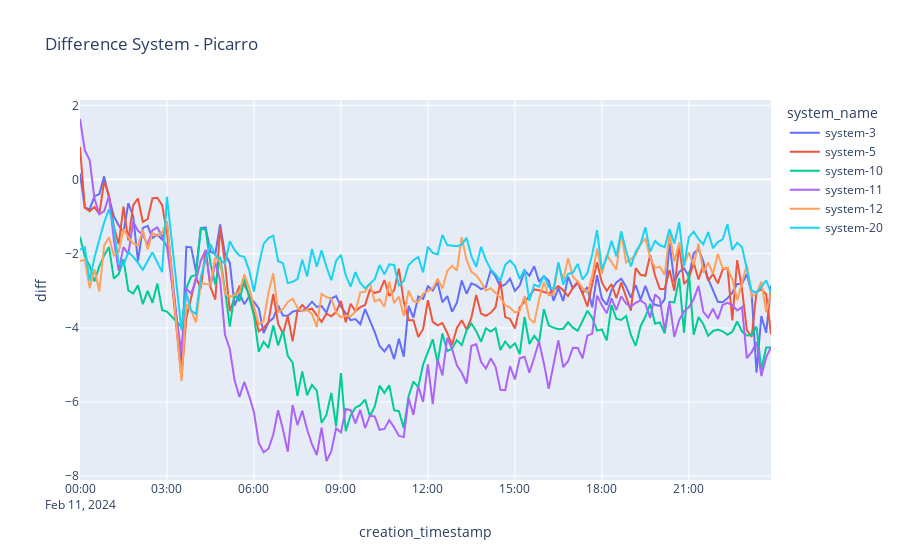
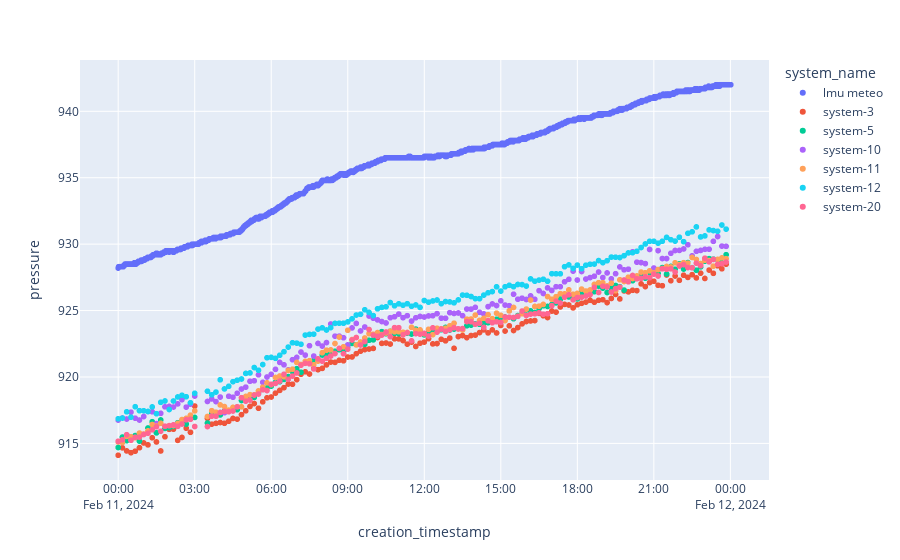
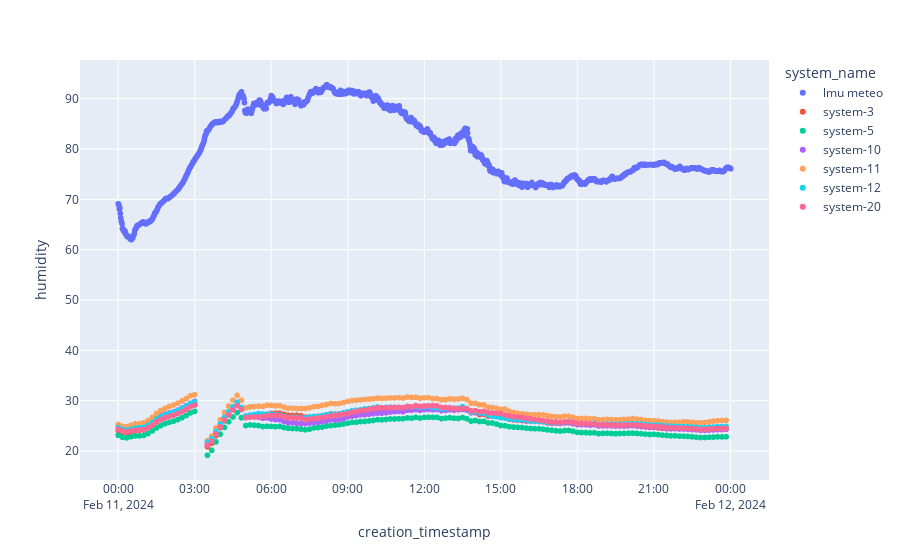

Notebook code cell kept with these figures, in order:
### Markdown cell above
Let's analyse the dates 03.01, 28.01, 05.02

Maintenance dates:
12.01 Integration of new calibration bottles 3,6,11,13 + check on already installed bottles
05.02 New inlets in the afternoon
13.02 (Upgrade inlets 10:30 - 12:00 local time)

### Code cell
start_date = datetime(2024, 2, 11, 00, 00, 00).replace(tzinfo=timezone.utc)
end_date = datetime(2024, 2, 11, 23, 59, 59).replace(tzinfo=timezone.utc)

system_ids = [3,5, 10,11,12,20]

df_lmu = get_lmu_data(start_time="2024-02-11T00-00-00", end_time= "2024-02-11T23-59-59")
plot_diff_all_systems(start_date, end_date, system_ids, df_lmu)

### Figure 1 — Plotly figure (JSON) as saved in the notebook; plotly's stock layout.template omitted (floating-point values rounded to 4 significant figures; data arrays with more than 128 entries replaced by an {"elided": "..."} marker saying what was removed)
{"data": [{"hovertemplate": "system_name=system-3<br>creation_timestamp=%{x}<br>diff=%{y}<extra></extra>", "legendgroup": "system-3", "line": {"color": "#636efa", "dash": "solid"}, "marker": {"symbol": "circle"}, "mode": "lines", "name": "system-3", "orientation": "v", "showlegend": true, "type": "scatter", "x": {"elided": "142 str values"}, "xaxis": "x", "y": {"elided": "142 float values"}, "yaxis": "y"}, {"hovertemplate": "system_name=system-5<br>creation_timestamp=%{x}<br>diff=%{y}<extra></extra>", "legendgroup": "system-5", "line": {"color": "#EF553B", "dash": "solid"}, "marker": {"symbol": "circle"}, "mode": "lines", "name": "system-5", "orientation": "v", "showlegend": true, "type": "scatter", "x": {"elided": "142 str values"}, "xaxis": "x", "y": {"elided": "142 float values"}, "yaxis": "y"}, {"hovertemplate": "system_name=system-10<br>creation_timestamp=%{x}<br>diff=%{y}<extra></extra>", "legendgroup": "system-10", "line": {"color": "#00cc96", "dash": "solid"}, "marker": {"symbol": "circle"}, "mode": "lines", "name": "system-10", "orientation": "v", "showlegend": true, "type": "scatter", "x": {"elided": "142 str values"}, "xaxis": "x", "y": {"elided": "142 float values"}, "yaxis": "y"}, {"hovertemplate": "system_name=system-11<br>creation_timestamp=%{x}<br>diff=%{y}<extra></extra>", "legendgroup": "system-11", "line": {"color": "#ab63fa", "dash": "solid"}, "marker": {"symbol": "circle"}, "mode": "lines", "name": "system-11", "orientation": "v", "showlegend": true, "type": "scatter", "x": {"elided": "142 str values"}, "xaxis": "x", "y": {"elided": "142 float values"}, "yaxis": "y"}, {"hovertemplate": "system_name=system-12<br>creation_timestamp=%{x}<br>diff=%{y}<extra></extra>", "legendgroup": "system-12", "line": {"color": "#FFA15A", "dash": "solid"}, "marker": {"symbol": "circle"}, "mode": "lines", "name": "system-12", "orientation": "v", "showlegend": true, "type": "scatter", "x": {"elided": "142 str values"}, "xaxis": "x", "y": {"elided": "142 float values"}, "yaxis": "y"}, {"hovertemplate": "system_name=system-20<br>creation_timestamp=%{x}<br>diff=%{y}<extra></extra>", "legendgroup": "system-20", "line": {"color": "#19d3f3", "dash": "solid"}, "marker": {"symbol": "circle"}, "mode": "lines", "name": "system-20", "orientation": "v", "showlegend": true, "type": "scatter", "x": {"elided": "142 str values"}, "xaxis": "x", "y": {"elided": "142 float values"}, "yaxis": "y"}], "layout": {"legend": {"title": {"text": "system_name"}, "tracegroupgap": 0}, "title": {"text": "Difference System - Picarro"}, "xaxis": {"anchor": "y", "domain": [0, 1], "title": {"text": "creation_timestamp"}}, "yaxis": {"anchor": "x", "domain": [0, 1], "title": {"text": "diff"}}}}

### Figure 2 — Plotly figure (JSON) as saved in the notebook; plotly's stock layout.template omitted (floating-point values rounded to 4 significant figures; data arrays with more than 128 entries replaced by an {"elided": "..."} marker saying what was removed)
{"data": [{"hovertemplate": "system_name=lmu meteo<br>creation_timestamp=%{x}<br>pressure=%{y}<extra></extra>", "legendgroup": "lmu meteo", "marker": {"color": "#636efa", "symbol": "circle"}, "mode": "markers", "name": "lmu meteo", "showlegend": true, "type": "scattergl", "x": {"elided": "1417 str values"}, "xaxis": "x", "y": {"elided": "1417 float values"}, "yaxis": "y"}, {"hovertemplate": "system_name=system-3<br>creation_timestamp=%{x}<br>pressure=%{y}<extra></extra>", "legendgroup": "system-3", "marker": {"color": "#EF553B", "symbol": "circle"}, "mode": "markers", "name": "system-3", "showlegend": true, "type": "scattergl", "x": {"elided": "142 str values"}, "xaxis": "x", "y": {"elided": "142 float values"}, "yaxis": "y"}, {"hovertemplate": "system_name=system-5<br>creation_timestamp=%{x}<br>pressure=%{y}<extra></extra>", "legendgroup": "system-5", "marker": {"color": "#00cc96", "symbol": "circle"}, "mode": "markers", "name": "system-5", "showlegend": true, "type": "scattergl", "x": {"elided": "142 str values"}, "xaxis": "x", "y": {"elided": "142 float values"}, "yaxis": "y"}, {"hovertemplate": "system_name=system-10<br>creation_timestamp=%{x}<br>pressure=%{y}<extra></extra>", "legendgroup": "system-10", "marker": {"color": "#ab63fa", "symbol": "circle"}, "mode": "markers", "name": "system-10", "showlegend": true, "type": "scattergl", "x": {"elided": "142 str values"}, "xaxis": "x", "y": {"elided": "142 float values"}, "yaxis": "y"}, {"hovertemplate": "system_name=system-11<br>creation_timestamp=%{x}<br>pressure=%{y}<extra></extra>", "legendgroup": "system-11", "marker": {"color": "#FFA15A", "symbol": "circle"}, "mode": "markers", "name": "system-11", "showlegend": true, "type": "scattergl", "x": {"elided": "142 str values"}, "xaxis": "x", "y": {"elided": "142 float values"}, "yaxis": "y"}, {"hovertemplate": "system_name=system-12<br>creation_timestamp=%{x}<br>pressure=%{y}<extra></extra>", "legendgroup": "system-12", "marker": {"color": "#19d3f3", "symbol": "circle"}, "mode": "markers", "name": "system-12", "showlegend": true, "type": "scattergl", "x": {"elided": "142 str values"}, "xaxis": "x", "y": {"elided": "142 float values"}, "yaxis": "y"}, {"hovertemplate": "system_name=system-20<br>creation_timestamp=%{x}<br>pressure=%{y}<extra></extra>", "legendgroup": "system-20", "marker": {"color": "#FF6692", "symbol": "circle"}, "mode": "markers", "name": "system-20", "showlegend": true, "type": "scattergl", "x": {"elided": "142 str values"}, "xaxis": "x", "y": {"elided": "142 float values"}, "yaxis": "y"}], "layout": {"legend": {"title": {"text": "system_name"}, "tracegroupgap": 0}, "margin": {"t": 60}, "xaxis": {"anchor": "y", "domain": [0, 1], "title": {"text": "creation_timestamp"}}, "yaxis": {"anchor": "x", "domain": [0, 1], "title": {"text": "pressure"}}}}

### Figure 3 — Plotly figure (JSON) as saved in the notebook; plotly's stock layout.template omitted (floating-point values rounded to 4 significant figures; data arrays with more than 128 entries replaced by an {"elided": "..."} marker saying what was removed)
{"data": [{"hovertemplate": "system_name=lmu meteo<br>creation_timestamp=%{x}<br>humidity=%{y}<extra></extra>", "legendgroup": "lmu meteo", "marker": {"color": "#636efa", "symbol": "circle"}, "mode": "markers", "name": "lmu meteo", "showlegend": true, "type": "scattergl", "x": {"elided": "1417 str values"}, "xaxis": "x", "y": {"elided": "1417 float values"}, "yaxis": "y"}, {"hovertemplate": "system_name=system-3<br>creation_timestamp=%{x}<br>humidity=%{y}<extra></extra>", "legendgroup": "system-3", "marker": {"color": "#EF553B", "symbol": "circle"}, "mode": "markers", "name": "system-3", "showlegend": true, "type": "scattergl", "x": {"elided": "142 str values"}, "xaxis": "x", "y": {"elided": "142 float values"}, "yaxis": "y"}, {"hovertemplate": "system_name=system-5<br>creation_timestamp=%{x}<br>humidity=%{y}<extra></extra>", "legendgroup": "system-5", "marker": {"color": "#00cc96", "symbol": "circle"}, "mode": "markers", "name": "system-5", "showlegend": true, "type": "scattergl", "x": {"elided": "142 str values"}, "xaxis": "x", "y": {"elided": "142 float values"}, "yaxis": "y"}, {"hovertemplate": "system_name=system-10<br>creation_timestamp=%{x}<br>humidity=%{y}<extra></extra>", "legendgroup": "system-10", "marker": {"color": "#ab63fa", "symbol": "circle"}, "mode": "markers", "name": "system-10", "showlegend": true, "type": "scattergl", "x": {"elided": "142 str values"}, "xaxis": "x", "y": {"elided": "142 float values"}, "yaxis": "y"}, {"hovertemplate": "system_name=system-11<br>creation_timestamp=%{x}<br>humidity=%{y}<extra></extra>", "legendgroup": "system-11", "marker": {"color": "#FFA15A", "symbol": "circle"}, "mode": "markers", "name": "system-11", "showlegend": true, "type": "scattergl", "x": {"elided": "142 str values"}, "xaxis": "x", "y": {"elided": "142 float values"}, "yaxis": "y"}, {"hovertemplate": "system_name=system-12<br>creation_timestamp=%{x}<br>humidity=%{y}<extra></extra>", "legendgroup": "system-12", "marker": {"color": "#19d3f3", "symbol": "circle"}, "mode": "markers", "name": "system-12", "showlegend": true, "type": "scattergl", "x": {"elided": "142 str values"}, "xaxis": "x", "y": {"elided": "142 float values"}, "yaxis": "y"}, {"hovertemplate": "system_name=system-20<br>creation_timestamp=%{x}<br>humidity=%{y}<extra></extra>", "legendgroup": "system-20", "marker": {"color": "#FF6692", "symbol": "circle"}, "mode": "markers", "name": "system-20", "showlegend": true, "type": "scattergl", "x": {"elided": "142 str values"}, "xaxis": "x", "y": {"elided": "142 float values"}, "yaxis": "y"}], "layout": {"legend": {"title": {"text": "system_name"}, "tracegroupgap": 0}, "margin": {"t": 60}, "xaxis": {"anchor": "y", "domain": [0, 1], "title": {"text": "creation_timestamp"}}, "yaxis": {"anchor": "x", "domain": [0, 1], "title": {"text": "humidity"}}}}
